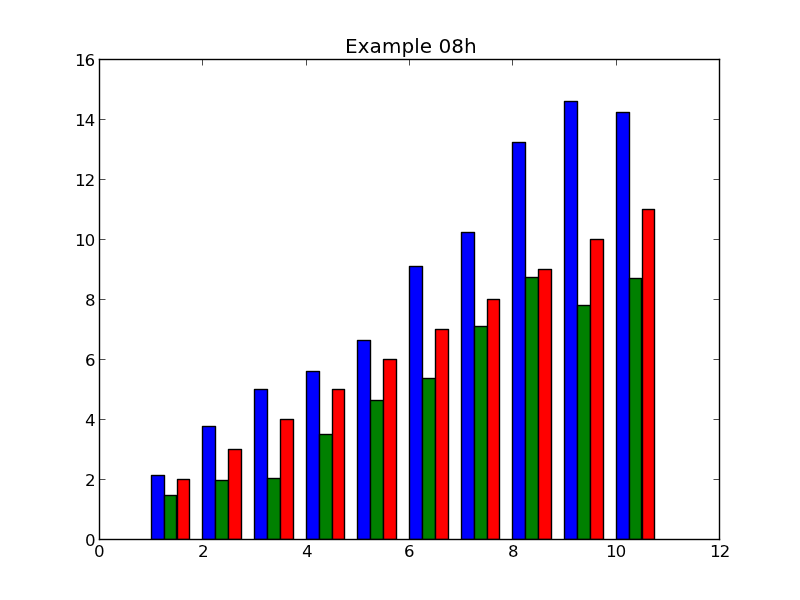

The Python source for this figure:
import matplotlib.pyplot as pyplot
import plotdata

# Using NumPy arrays for the x-values
import numpy
x1 = numpy.array(plotdata.data08x)

x2 = x1 + 0.25
x3 = x1 + 0.50

y1 = plotdata.data08y1
y2 = plotdata.data08y2
y3 = plotdata.data08y3

pyplot.bar(x1,y1, width=0.25, color='blue')
pyplot.bar(x2,y2, width=0.25, color='green')
pyplot.bar(x3,y3, width=0.25, color='red')

pyplot.title('Example 08h')
pyplot.savefig('example08h.png')
